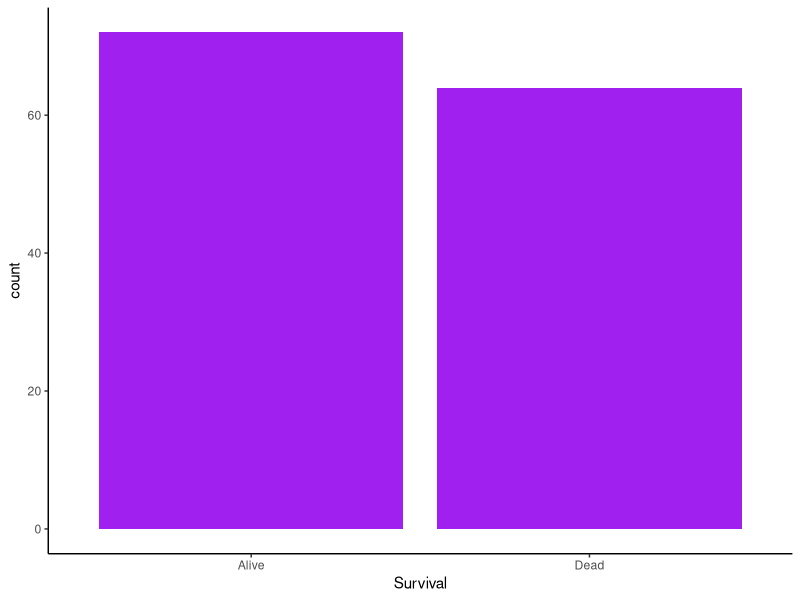
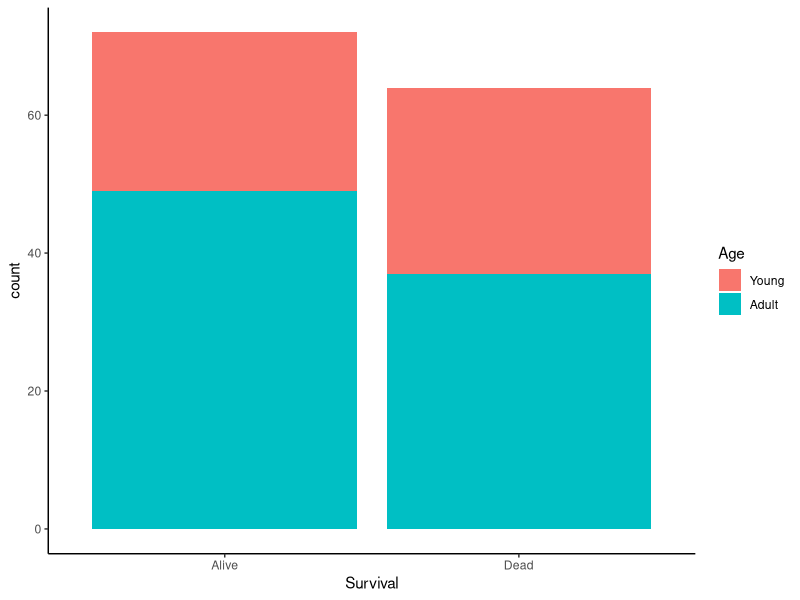
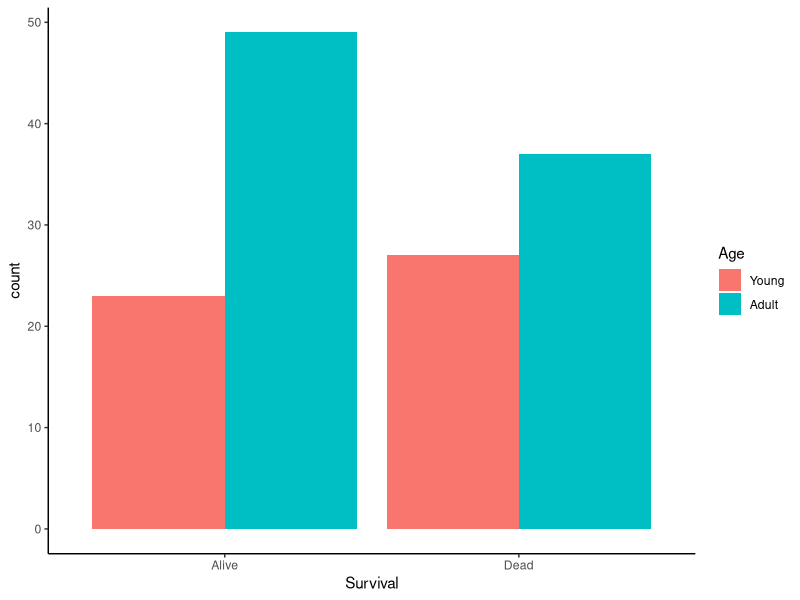
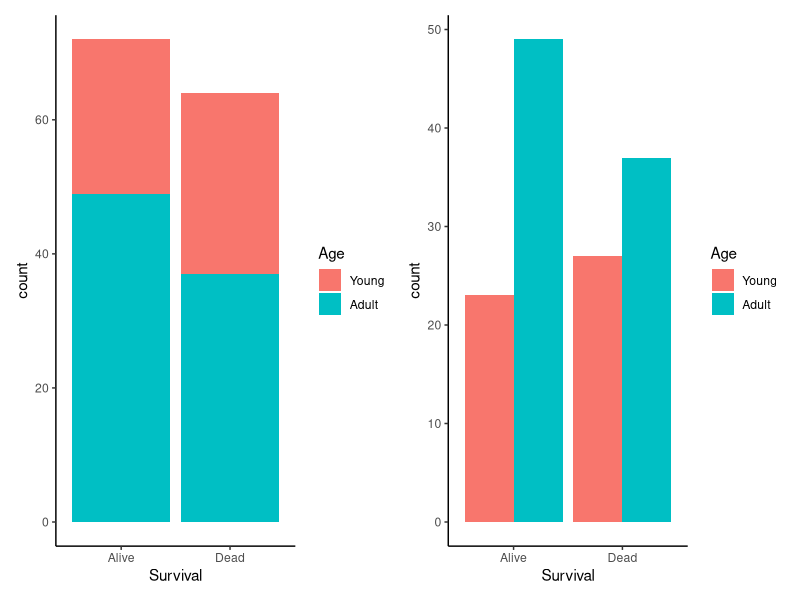
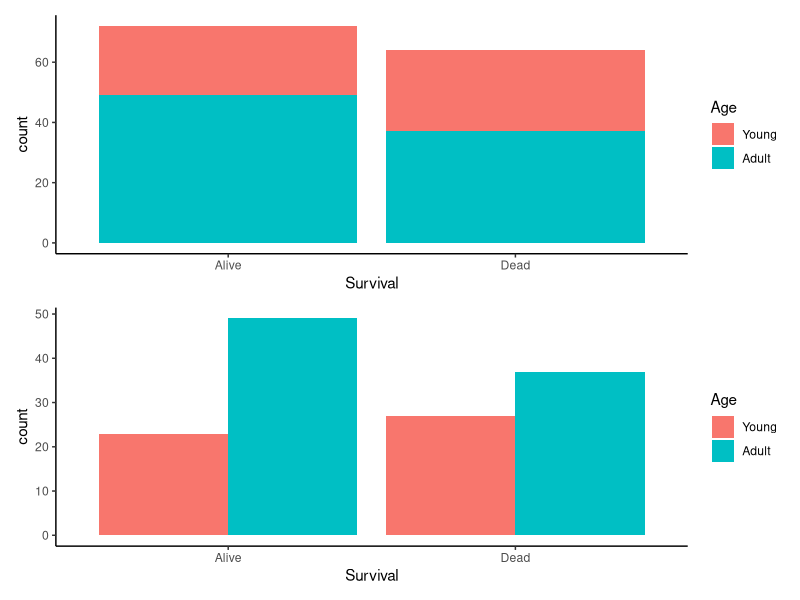
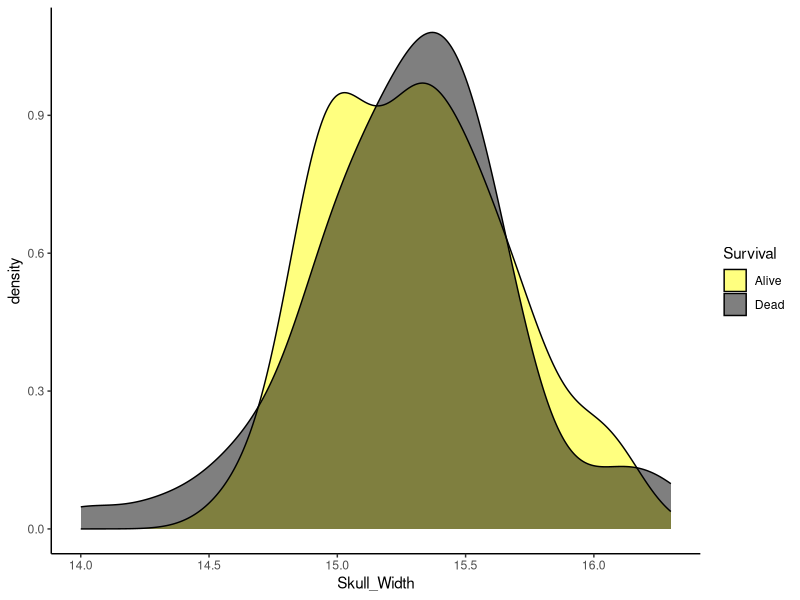
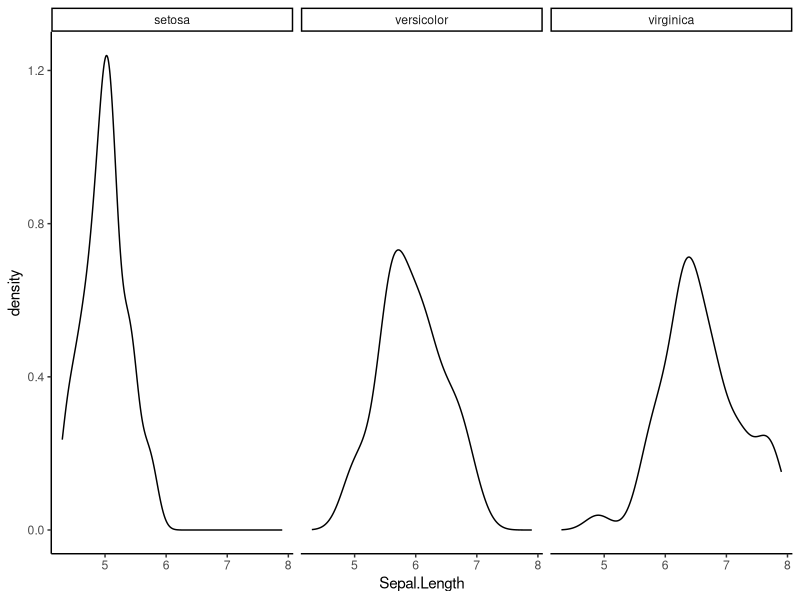
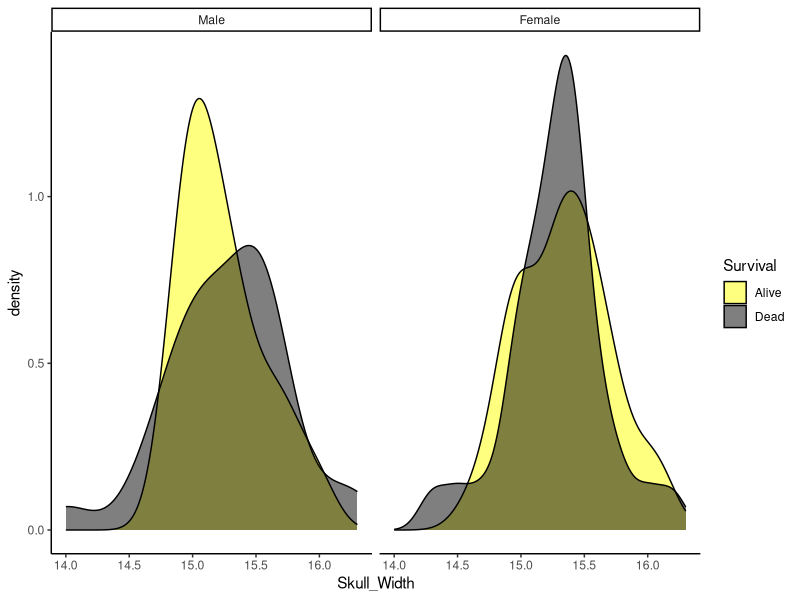

Source code (R) for these figures, in order:
## ---- chunk 1
## Change the default figure width and height to your liking, but within reason.
knitr::opts_chunk$set(echo = TRUE, fig.width=4, fig.height=3)
library(tidyverse)
library(patchwork)
theme_set(theme_classic())
## ---- chunk 2
## save the data frame, automatically made into a TIBBLE by readr
##    into the variable `sparrows`
sparrows <- read_csv("sparrows.csv")

## Examine the data
head(sparrows)
## ---- chunk 3
### Convert Sex to a factor 
sparrows$Sex <- factor(sparrows$Sex)

### If we run head() again, we'll see it's a factor now
head(sparrows)


### Once converted, let's see its levels
levels(sparrows$Sex)


## ---- chunk 4
### Make the order Male, Female. This can reorder levels, but the names of levels CANNOT CHANGE (for now..)!
levels(sparrows$Sex) <- c("Male", "Female")

## Print it out to see
print(levels(sparrows$Sex))
## ---- chunk 5
### All at once
sparrows$Sex <- factor(sparrows$Sex, levels=c("Male", "Female"))
## ---- chunk 6
## Fill in your code here
sparrows$Survival <- factor(sparrows$Survival, levels=c("Alive", "Dead"))
sparrows$Age <- factor(sparrows$Age, levels=c("Young", "Adult"))
    
levels(sparrows$Survival)
levels(sparrows$Age)
## ---- chunk 7
### Barplot code goes here
ggplot(sparrows, aes(x = Survival)) + geom_bar(fill = "purple")
## ---- chunk 8
## Fill in your code here for the STACKED barplot. 
p1 <- ggplot(sparrows, aes(x = Survival)) + geom_bar(aes(fill = Age))
print(p1)
## ---- chunk 9
## Fill in your code here for the DODGED barplot.
p2 <- ggplot(sparrows, aes(x = Survival)) + geom_bar(aes(fill = Age), position = "dodge")
print(p2)
## ---- chunk 10
## Add the plots for side-by-side view
p1 + p2
## ---- chunk 11
## Divide the plots for a stacked view
p1/p2
## ---- chunk 12
## Fill in your density plot code here
ggplot(sparrows, aes(x = Skull_Width, fill = Survival)) + 
  geom_density(alpha = 0.5) + 
  scale_fill_manual(values=c("yellow", "black"))
## ---- chunk 13
    ggplot(iris, aes(x = Sepal.Length)) + 
      geom_density() +
      facet_wrap(~Species) ## the tilde!! so important!!
## ---- chunk 14
### code for faceted plot goes here
ggplot(sparrows, aes(x = Skull_Width, fill = Survival)) + 
  geom_density(alpha = 0.5) + 
  scale_fill_manual(values=c("yellow", "black")) + 
  facet_wrap(~Sex)
## ---- chunk 15
ggplot(sparrows, aes(x = Sex, y = Weight, color = Age)) + 
  geom_jitter(width = 0.1) + 
  scale_color_manual(values = c("orange", "darkgreen")) + 
  theme(legend.position = "bottom")
## ---- chunk 16
### code for jitter plot colored by length goes here
ggplot(sparrows, aes(x = Sex, y = Weight, color = Length)) + 
  geom_jitter(width = 0.1) + 
  scale_color_distiller(palette = "Reds") + 
  theme(legend.position = "bottom")
## ---- chunk 17
### code for faceted histogram goes here
ggplot(sparrows, aes(x = Sternum_Length, fill = Age)) + 
  geom_histogram(binwidth = 0.6, color = "black") + 
  facet_grid(Sex~Age) 
## ---- chunk 18
ggplot(sparrows, aes(x = Skull_Length, y = Skull_Width)) + 
  geom_point(aes(color = Sex)) +
  scale_color_manual(values=c("green", "orange")) -> p
print(p)
## ---- chunk 19
### code to add in title goes here
## ---- chunk 20
## Scatterplot + line of best fit goes here, with color in geom_point
ggplot(sparrows, aes(x = Skull_Length, y = Skull_Width, color = Sex)) + 
  geom_point(aes(color=Sex)) + 
  geom_smooth(method = "lm")
## ---- chunk 21
## Scatterplot + line of best fit goes here, with color in ggplot
ggplot(sparrows, aes(x = Skull_Length, y = Skull_Width, color = Sex)) + 
  geom_point() + 
  geom_smooth(method = "lm")
## ---- chunk 22
### Scatterplot with points all labeled "B" goes here
ggplot(sparrows, aes(x = Skull_Length, y = Skull_Width)) + 
  geom_text(label = "B")
## ---- chunk 23
## Scatterplot with points labeled according to sex goes here
ggplot(sparrows, aes(x = Skull_Length, y = Skull_Width)) + 
  geom_text(aes(label = Age))
